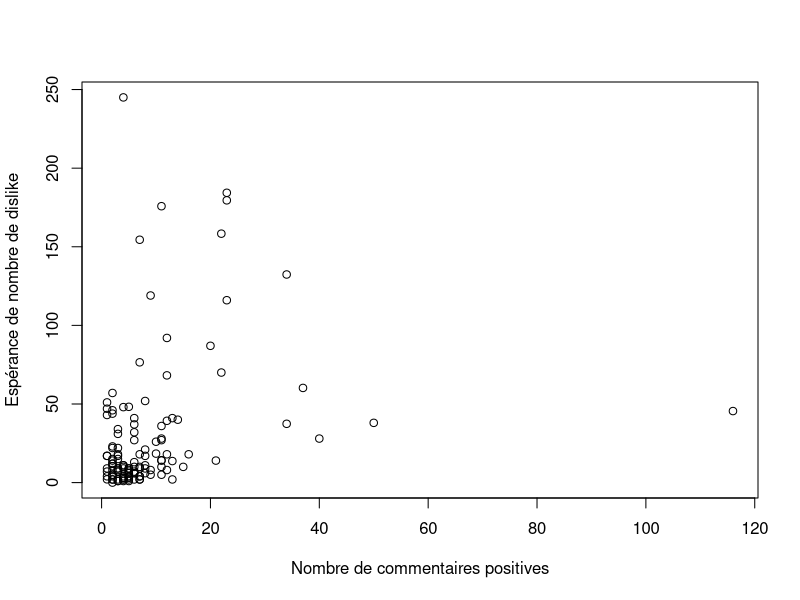

Source code (R): (Note: this script raises an error after producing the figure.)
#pb de inference

## ok
pd=read.csv("nbpositive_dislike.csv",header=T,na.strings ="?")

pd <- pd[-57,]
pd <- pd[-106,]
x <- pd[,2]
y <- pd[,3]

plot(x,y,xlab = 'Nombre de commentaires positives',ylab='Espérance de nombre de dislike')
plot(fit.2)
fit.1=lm(X109.0000000000000000~X20,data=pd)
fit.2=lm(X109.0000000000000000~poly(X20,2),data=pd)
fit.3=lm(X109.0000000000000000~poly(X20,3),data=pd)
fit.4=lm(X109.0000000000000000~poly(X20,4),data=pd)
anova(fit.1,fit.2,fit.3,fit.4)
#y=x^2*(-99)+x*184+29
#fit.2=lm(X109.0000000000000000~poly(X20,2),data=pd) coeffient tres significatif
## ok

## ok
pf=read.csv("nbpositive_favorite.csv",header=T,na.strings ="?")

x <- pf[,2]
y <- pf[,3]

plot(x,y,xlab = 'Nombre de commentaires positives',ylab='Espérance de nombre de favorite')
#Espérance de nombre de favorite constant
## ok

## ok
pl=read.csv("nbpositive_likecount.csv",header=T,na.strings ="?")
pl <- pl[-119,]
pl <- pl[-38,]
x <- pl[,2]
y <- pl[,3]

plot(x,y,xlab = 'Nombre de commentaires positives',ylab='Espérance de nombre de like')
fit.1=lm(X134.0000000000000000~X8,data=pl)
fit.2=lm(X134.0000000000000000~poly(X8,2),data=pl)
fit.3=lm(X134.0000000000000000~poly(X8,3),data=pl)
fit.4=lm(X134.0000000000000000~poly(X8,4),data=pl)
anova(fit.1,fit.2,fit.3,fit.4)
# non relationship
## ok

## ok
nd=read.csv("nbnegative_dislike.csv",header=T,na.strings ="?")
nd <- nd[-42,]
x <- nd[,2]
y <- nd[,3]

plot(x,y,xlab = 'Nombre de commentaires négatives',ylab='Espérance de nombre de dislike')


fit.1=lm(X9.0000000000000000~X26,data=nd)
fit.2=lm(X9.0000000000000000~poly(X26,2),data=nd)
fit.3=lm(X9.0000000000000000~poly(X26,3),data=nd)
fit.4=lm(X9.0000000000000000~poly(X26,4),data=nd)
anova(fit.1,fit.2,fit.3,fit.4)

#y=x^2*(-174)+x*194+29
#fit.2=lm(X9.0000000000000000~poly(X26,2),data=nd) coeffient tres significatif
## ok

## ok
nf=read.csv("nbnegative_favorite.csv",header=T,na.strings ="?")

x <- nf[,2]
y <- nf[,3]

plot(x,y,xlab = 'Nombre de commentaires négatives',ylab='Espérance de nombre de favorite')
#Espérance de nombre de favorite constant
## ok

## ok
nl=read.csv("nbnegative_like.csv",header=T,na.strings ="?")
nl <- nl[-42,]
x <- nl[,2]
y <- nl[,3]

plot(x,y,xlab = 'Nombre de commentaires négatives',ylab='Espérance de nombre de like')

fit.1=lm(X134.0000000000000000~X26,data=nl)
fit.2=lm(X134.0000000000000000~poly(X26,2),data=nl)
fit.3=lm(X134.0000000000000000~poly(X26,3),data=nl)
fit.4=lm(X134.0000000000000000~poly(X26,4),data=nl)
anova(fit.1,fit.2,fit.3,fit.4)
#non relationship
## ok
